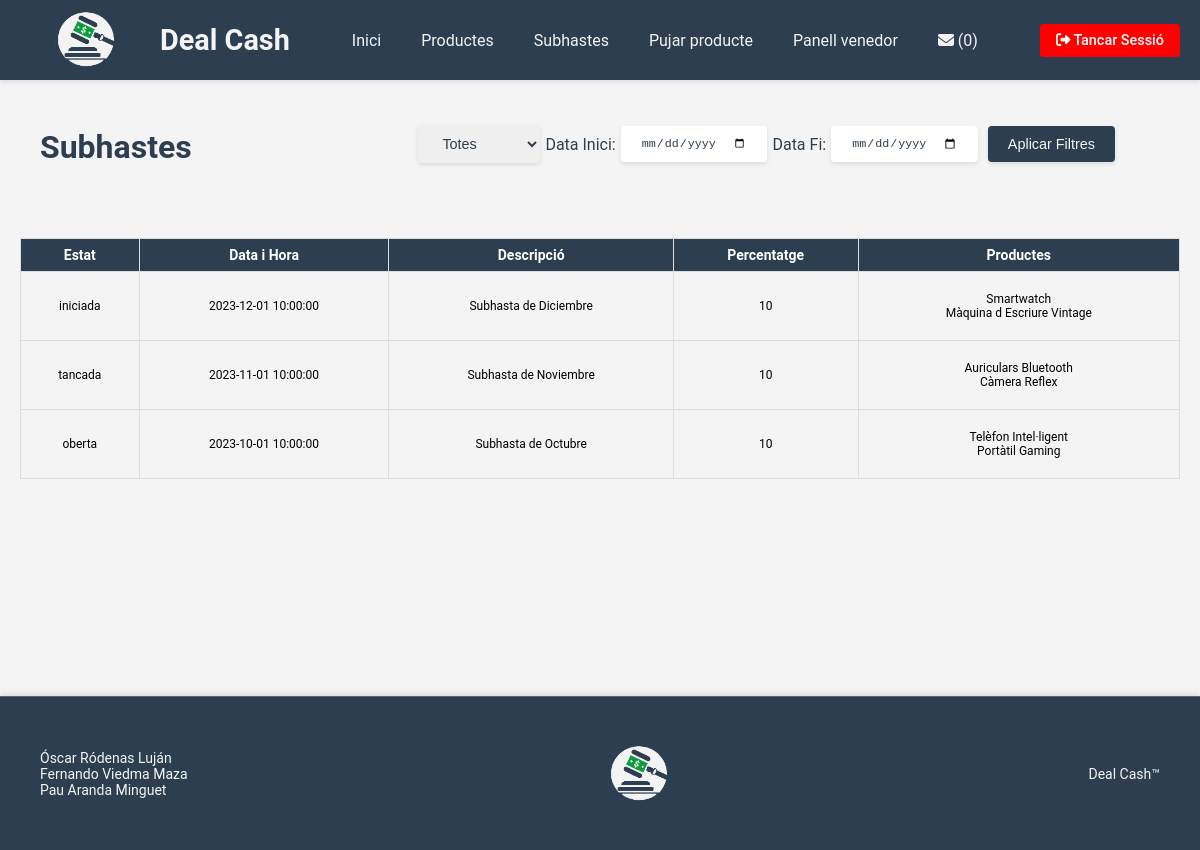
The app's page /app/views/subhastes.php (signed in) with its own data.
### tables this page shows
CREATE TABLE IF NOT EXISTS subhasta (
id_subhasta SMALLINT(4) AUTO_INCREMENT PRIMARY KEY,
data_hora DATETIME NOT NULL,
descripcio VARCHAR(255) NOT NULL,
percentatge INT NOT NULL DEFAULT 10,
subhastador_id SMALLINT(4) NOT NULL,
estat ENUM('oberta', 'tancada', 'iniciada', 'finalitzada') NOT NULL DEFAULT 'oberta',
FOREIGN KEY (subhastador_id) REFERENCES usuari(id_usuari) ON DELETE CASCADE
);

CREATE TABLE IF NOT EXISTS producte (
id_producte SMALLINT(4) AUTO_INCREMENT PRIMARY KEY,
nom VARCHAR(100) NOT NULL,
descripcio_curta VARCHAR(255) NOT NULL,
descripcio_llarga VARCHAR(1000) NOT NULL,
foto VARCHAR(200) NOT NULL,
preu DOUBLE NOT NULL,
estat ENUM('pendent', 'validat', 'rebutjat', 'assignat', 'venut', 'retirat') DEFAULT 'pendent',
observacio_subhastador VARCHAR(255),
usuari_id SMALLINT(4),
subhasta_id SMALLINT(4) NULL,
rol_usuari ENUM('comprador', 'venedor') NOT NULL,
FOREIGN KEY (usuari_id) REFERENCES usuari(id_usuari) ON DELETE CASCADE,
FOREIGN KEY (subhasta_id) REFERENCES subhasta(id_subhasta) ON DELETE CASCADE
);

### app/controllers/SubhastadorController.php (called while the page is built, shortened)
<?php
require_once '../models/SubhastaModel.php';
class SubhastadorController {
    private $conn;
    public function __construct($conn) {
        $this->conn = $conn;
    }
    public function listarSubhastes($status = 'totes', $fechaInicio = null, $fechaFin = null) {
        $subhastaModel = new SubhastaModel($this->conn);
        return $subhastaModel->obtenirSubhastes($status, $fechaInicio, $fechaFin);
    }
    public function mostrarSubhastaAmbProductes($id) {
        $subhastaModel = new SubhastaModel($this->conn);
        return $subhastaModel->obtenirSubhastaAmbProductes($id);
    }
}
?>

### app/models/SubhastaModel.php (called while the page is built, shortened)
<?php
class SubhastaModel {
    private $conn;
    public function __construct($conn) {
        $this->conn = $conn;
    }
    public function obtenirSubhastes($status = 'totes', $fechaInicio = null, $fechaFin = null) {
        $query = "SELECT * FROM subhasta WHERE 1=1";
        $query .= " ORDER BY data_hora DESC";
        $stmt = $this->conn->prepare($query);
        $stmt->execute();
        return $stmt->fetchAll(PDO::FETCH_ASSOC);
    }
    public function obtenirSubhastaAmbProductes($id) {
        $query = "SELECT * FROM subhasta WHERE id_subhasta = :id";
        $stmt = $this->conn->prepare($query);
        $stmt->bindParam(':id', $id);
        $stmt->execute();
        $subhasta = $stmt->fetch(PDO::FETCH_ASSOC);
        if ($subhasta) {
            $query = "SELECT * FROM producte WHERE subhasta_id = :id_subhasta";
            $stmt = $this->conn->prepare($query);
            $stmt->bindParam(':id_subhasta', $id);
            $stmt->execute();
            $subhasta['productes'] = $stmt->fetchAll(PDO::FETCH_ASSOC);
        }
        return $subhasta;
    }
}
?>

### app/views/subhastes.php (the view, shortened to what this page needs)
<?php
require '../config/db_connection.php';
require '../controllers/SubhastadorController.php';
$controller = new SubhastadorController($conn);
$status = isset($_GET['status']) ? $_GET['status'] : 'totes';
$fechaInicio = isset($_GET['fechaInicio']) ? $_GET['fechaInicio'] : '';
$fechaFin = isset($_GET['fechaFin']) ? $_GET['fechaFin'] : '';
$subhastes = $controller->listarSubhastes($status, $fechaInicio, $fechaFin);
?>
<!DOCTYPE html>
<html lang="ca">
<head>
    <link rel="stylesheet" href="../../assets/css/header.css">
    <link rel="stylesheet" href="../../assets/css/subhastes.css">
    <link rel="stylesheet" href="../../assets/css/footer.css">
    <link rel="stylesheet" href="https://cdnjs.cloudflare.com/ajax/libs/font-awesome/6.0.0-beta3/css/all.min.css">
</head>
<body>
<?php include 'header.php'; ?>
<section class="filter-section-container">
    <h1>Subhastes</h1>
    <form class="filter-section" method="GET" action="">
        <select id="status" name="status">
            <option value="totes" <?= $status === 'totes' ? 'selected' : '' ?>>Totes</option>
        </select>
        <label for="fechaInicio">Data Inici:</label>
        <input type="date" id="fechaInicio" name="fechaInicio" value="<?= htmlspecialchars($fechaInicio) ?>">
        <label for="fechaFin">Data Fi:</label>
        <input type="date" id="fechaFin" name="fechaFin" value="<?= htmlspecialchars($fechaFin) ?>">
        <button type="submit">Aplicar Filtres</button>
    </form>
</section>
<main class="products-section">
    <table class="product-table">
        <thead>
        <tr>
            <th>Estat</th>
            <th>Data i Hora</th>
            <th>Descripció</th>
            <th>Percentatge</th>
            <th>Productes</th>
        </tr>
        </thead>
        <tbody>
        <?php if (!empty($subhastes)): ?>
            <?php foreach ($subhastes as $subhasta): ?>
                <?php $subhastaAmbProductes = $controller->mostrarSubhastaAmbProductes($subhasta['id_subhasta']); ?>
                <tr>
                    <td><?php echo htmlspecialchars($subhasta['estat'] ?? ''); ?></td>
                    <td><?php echo htmlspecialchars($subhasta['data_hora'] ?? ''); ?></td>
                    <td><?php echo htmlspecialchars($subhasta['descripcio'] ?? ''); ?></td>
                    <td><?php echo htmlspecialchars($subhasta['percentatge'] ?? ''); ?></td>
                    <td>
                        <?php if (!empty($subhastaAmbProductes['productes'])): ?>
                            <ul>
                                <?php foreach ($subhastaAmbProductes['productes'] as $producte): ?>
                                    <li>
                                        <?php echo htmlspecialchars($producte['nom'] ?? 'Sin nombre'); ?>
                                    </li>
                                <?php endforeach; ?>
                            </ul>
                        <?php else: ?>
                            No hi ha productes assignats
                        <?php endif; ?>
                    </td>
                </tr>
            <?php endforeach; ?>
        <?php else: ?>
            <tr>
                <td colspan="6">No hi ha subhastes disponibles</td>
            </tr>
        <?php endif; ?>
        </tbody>
    </table>
</main>
<?php include 'footer.php'; ?>
</body>
</html>

### assets/css/subhastes.css (style rules this page uses)
body { margin: 0; padding: 0; font-family: 'Roboto', sans-serif; background-color: #f4f4f4; }
.filter-section-container { display: flex; justify-content: space-between; align-items: center; padding: 20px 40px; margin-bottom: 10px; }
h1 { font-size: 32px; font-weight: bold; color: #2c3e50; margin-bottom: 20px; }
.filter-section { display: flex; justify-content: space-between; align-items: center; padding: 20px 40px; }
.filter-section label { color:#2C3E50 }
.filter-section select, .filter-section input, .filter-section button { border: none; font-size: 0.9em; padding: 8px 16px; border-radius: 4px; text-decoration: none; color: #2C3E50; font-weight: 500; transition: background-color 0.3s; padding: 10px 20px; margin: 5px; box-shadow: 0 2px 4px rgba(0, 0, 0, 0.1); outline: none; cursor: pointer; }
.products-section { text-align: center; padding: 20px; min-height: calc(100vh - 362px); }
table.product-table { width: 100%; border-collapse: collapse; margin-bottom: 20px; table-layout: auto; }
table.product-table th, table.product-table td { border: 1px solid #ddd; padding: 8px; text-align: center; }
table.product-table th { background-color: #2c3e50; color: white; font-size: 14px; }
table.product-table td { font-size: 12px; }

### assets/css/footer.css (style rules this page uses)
ul { padding: 0; }
li { list-style: none; }

### records on screen
subhasta: estat "iniciada", data_hora "2023-12-01 10:00:00", descripcio "Subhasta de Diciembre", percentatge "10"
producte: nom "Smartwatch"
producte: nom "Màquina d Escriure Vintage"
subhasta: estat "tancada", data_hora "2023-11-01 10:00:00", descripcio "Subhasta de Noviembre", percentatge "10"
producte: nom "Auriculars Bluetooth"
producte: nom "Càmera Reflex"
subhasta: estat "oberta", data_hora "2023-10-01 10:00:00", descripcio "Subhasta de Octubre", percentatge "10"
producte: nom "Telèfon Intel·ligent"
producte: nom "Portàtil Gaming"

### other values on screen
count($messages) "0"
